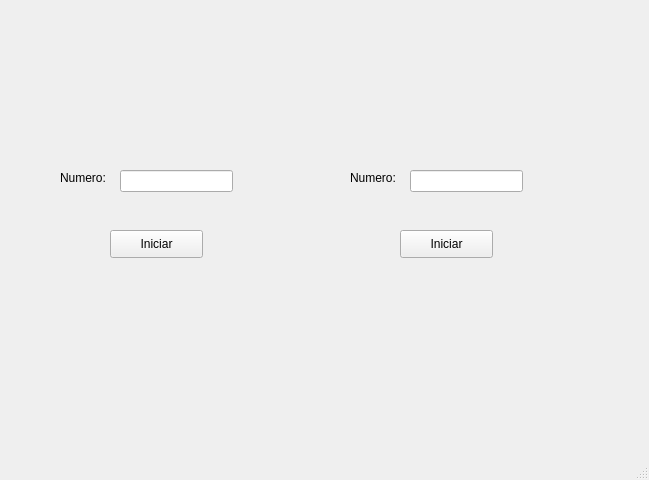
<?xml version="1.0" encoding="UTF-8"?>
<ui version="4.0">
 <class>MainWindow</class>
 <widget class="QMainWindow" name="MainWindow">
  <property name="geometry">
   <rect>
    <x>0</x>
    <y>0</y>
    <width>649</width>
    <height>480</height>
   </rect>
  </property>
  <property name="windowTitle">
   <string>MainWindow</string>
  </property>
  <widget class="QWidget" name="centralwidget">
   <widget class="QLabel" name="label">
    <property name="geometry">
     <rect>
      <x>10</x>
      <y>20</y>
      <width>281</width>
      <height>121</height>
     </rect>
    </property>
    <property name="text">
     <string/>
    </property>
    <property name="pixmap">
     <pixmap resource="../recursos.qrc">:/logo/Imagenes/logo uat.png</pixmap>
    </property>
    <property name="scaledContents">
     <bool>true</bool>
    </property>
   </widget>
   <widget class="QLabel" name="label_2">
    <property name="geometry">
     <rect>
      <x>380</x>
      <y>40</y>
      <width>241</width>
      <height>81</height>
     </rect>
    </property>
    <property name="text">
     <string/>
    </property>
    <property name="pixmap">
     <pixmap resource="../recursos.qrc">:/logo/Imagenes/LogoFIT.png</pixmap>
    </property>
    <property name="scaledContents">
     <bool>true</bool>
    </property>
   </widget>
   <widget class="QLabel" name="label_4">
    <property name="geometry">
     <rect>
      <x>560</x>
      <y>370</y>
      <width>71</width>
      <height>51</height>
     </rect>
    </property>
    <property name="text">
     <string/>
    </property>
    <property name="pixmap">
     <pixmap resource="../recursos.qrc">:/logo/Imagenes/logoCT.png</pixmap>
    </property>
    <property name="scaledContents">
     <bool>true</bool>
    </property>
   </widget>
   <widget class="QLabel" name="label_3">
    <property name="geometry">
     <rect>
      <x>60</x>
      <y>170</y>
      <width>55</width>
      <height>16</height>
     </rect>
    </property>
    <property name="text">
     <string>Numero:</string>
    </property>
   </widget>
   <widget class="QLineEdit" name="txt_numero">
    <property name="geometry">
     <rect>
      <x>120</x>
      <y>170</y>
      <width>113</width>
      <height>22</height>
     </rect>
    </property>
   </widget>
   <widget class="QPushButton" name="btn_iniciar">
    <property name="geometry">
     <rect>
      <x>110</x>
      <y>230</y>
      <width>93</width>
      <height>28</height>
     </rect>
    </property>
    <property name="text">
     <string>Iniciar</string>
    </property>
   </widget>
   <widget class="QLabel" name="lbl_1">
    <property name="geometry">
     <rect>
      <x>40</x>
      <y>290</y>
      <width>241</width>
      <height>81</height>
     </rect>
    </property>
    <property name="font">
     <font>
      <pointsize>18</pointsize>
     </font>
    </property>
    <property name="text">
     <string/>
    </property>
    <property name="alignment">
     <set>Qt::AlignCenter</set>
    </property>
   </widget>
   <widget class="QPushButton" name="btn_iniciar_2">
    <property name="geometry">
     <rect>
      <x>400</x>
      <y>230</y>
      <width>93</width>
      <height>28</height>
     </rect>
    </property>
    <property name="text">
     <string>Iniciar</string>
    </property>
   </widget>
   <widget class="QLabel" name="lbl_2">
    <property name="geometry">
     <rect>
      <x>330</x>
      <y>290</y>
      <width>241</width>
      <height>81</height>
     </rect>
    </property>
    <property name="font">
     <font>
      <pointsize>18</pointsize>
     </font>
    </property>
    <property name="text">
     <string/>
    </property>
    <property name="alignment">
     <set>Qt::AlignCenter</set>
    </property>
   </widget>
   <widget class="QLabel" name="label_5">
    <property name="geometry">
     <rect>
      <x>350</x>
      <y>170</y>
      <width>55</width>
      <height>16</height>
     </rect>
    </property>
    <property name="text">
     <string>Numero:</string>
    </property>
   </widget>
   <widget class="QLineEdit" name="txt_numero_2">
    <property name="geometry">
     <rect>
      <x>410</x>
      <y>170</y>
      <width>113</width>
      <height>22</height>
     </rect>
    </property>
   </widget>
  </widget>
  <widget class="QMenuBar" name="menubar">
   <property name="geometry">
    <rect>
     <x>0</x>
     <y>0</y>
     <width>649</width>
     <height>26</height>
    </rect>
   </property>
  </widget>
  <widget class="QStatusBar" name="statusbar"/>
 </widget>
 <resources>
  <include location="../recursos.qrc"/>
 </resources>
 <connections/>
</ui>
